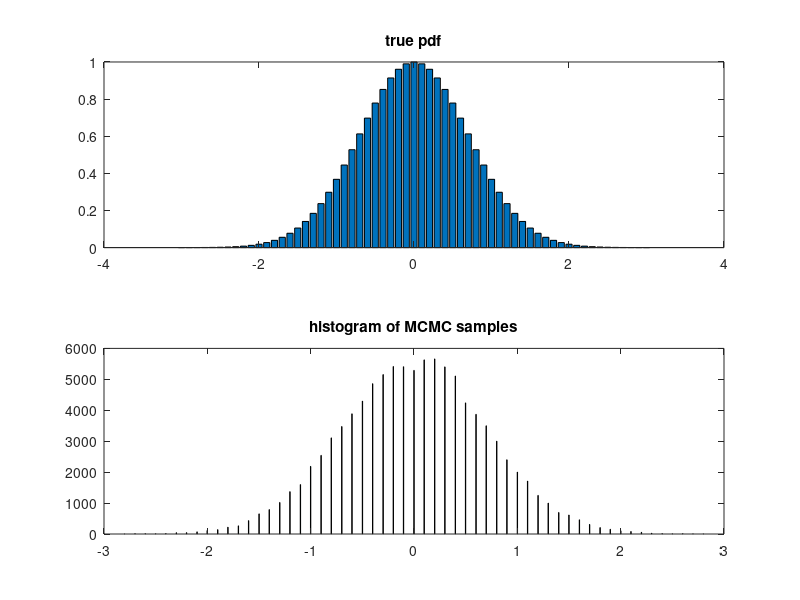

The MATLAB source for this figure:
% QT_metropolisHastingsAlgorithm

%% control variables

domain = [1 2];
pdf = [2 1];

domain = [1 2 3 4 5];
pdf = [1 2 3 4 5];

domain = -3:0.1:3;
pdf = exp(-domain.^2);


nSamples = 100000;


%% markov-chain monte carlo by metropolis-hastings algorithm

acceptedSamples = nan(nSamples,1);
% Iain Murray: "If you are rejecting at least half your samples, this thing
% is probably working well."

currLocI = 1;

sampleI = 1;

while true
    acceptedSamples(sampleI) = currLocI;
    sampleI = sampleI + 1;
    if sampleI > nSamples, break; end
        
    cProbabilityDensity = pdf(currLocI);
    
    % propose step
    candLocI = ceil(rand*(numel(domain)-1));
    if candLocI>=currLocI, candLocI = candLocI+1; end
    
    if rand < pdf(candLocI)/pdf(currLocI)
        currLocI = candLocI;
    end
end     


%% visualise results
h=figure(100); 
subplot(2,1,1); bar(domain,pdf); title('true pdf');
subplot(2,1,2); hist(domain(acceptedSamples),nSamples/50); title('histogram of MCMC samples');


